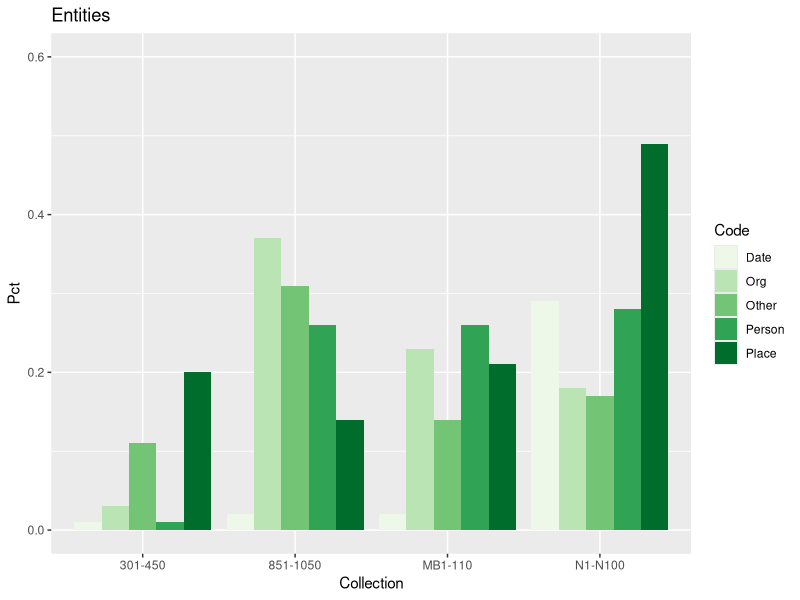
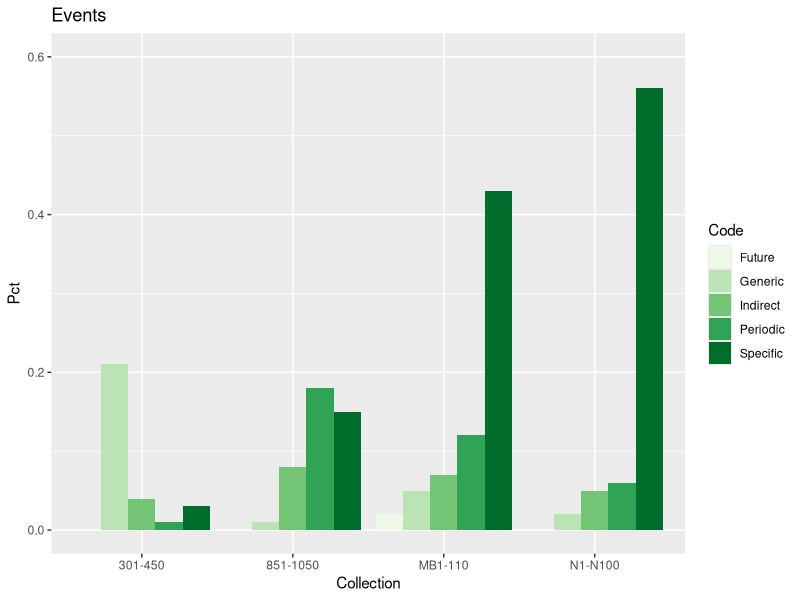
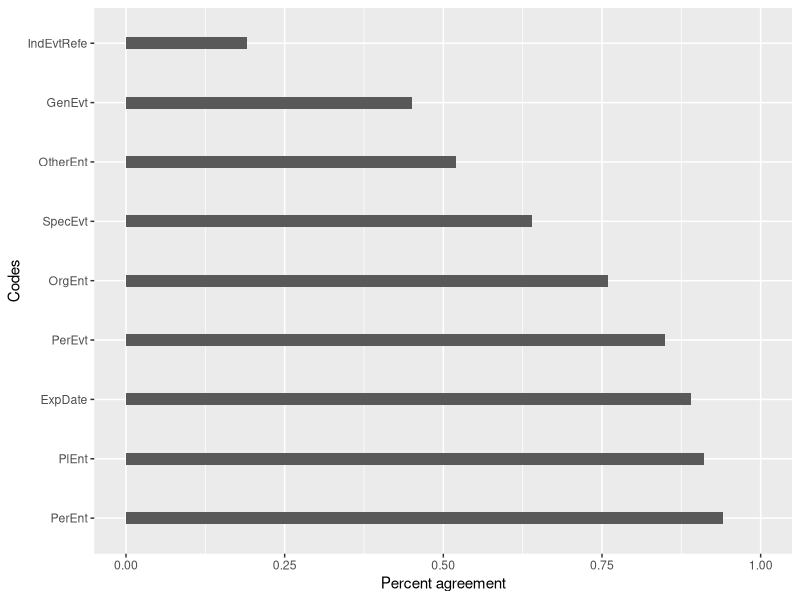

Write the R code that produced these figures, in order.
setwd("/Users/cwillis/dev/uiucGSLIS/ecir-2016/plots")

library(ggplot2)
pdf("topic-groups-ent.pdf");
ent <- read.csv("topic-groups-ent.dat", header=T)
ggplot(ent, aes(factor(Topic), Pct, fill = Code)) + 
  geom_bar(stat="identity", position = "dodge") + 
  scale_fill_brewer(palette = "clarity") + 
  labs(x="Collection", x="Percent", title="Entities") + 
  ylim(0, 0.6)
dev.off()

pdf("topic-groups-evt.pdf");
evt <- read.csv("topic-groups-evt.dat", header=T)
ggplot(evt, aes(factor(Topic), Pct, fill = Code)) + 
  geom_bar(stat="identity", position = "dodge") + 
  scale_fill_brewer(palette = "clarity") + 
  labs(x="Collection", x="Percent", title="Events") +
  ylim(0, 0.6)
dev.off()


ag <- read.csv("coder-agreement.dat", header=T)
gp <- ggplot(ag, aes(reorder(Code, -Agreement), Agreement)) + 
  geom_bar(width=0.2, stat = "identity", position = position_dodge(width=1)) + 
  coord_flip() + 
  labs(y="Percent agreement", x="Codes")  + ylim(0, 1)
ggsave(gp, file="coder-agreement.pdf", width=6, height=2)

